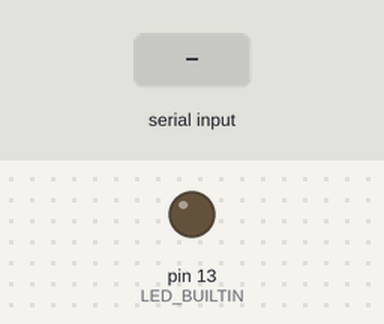
Bench run of a sketch on a simulated Arduino Uno, built with avr-gcc and run on an emulated ATmega328P. On the bench: output pins drawn as LEDs (lit = HIGH). Inputs (shaded band) come from the test bench.

Above: at 2.9 s.
3.0 s: "o" received over Serial
At 3.4 s:
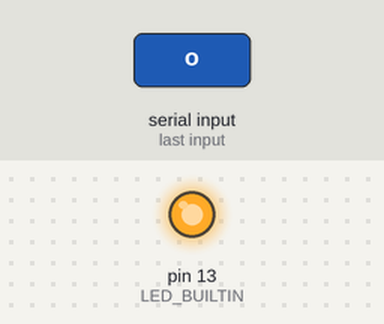
4.5 s: "x" received over Serial
At 5.8 s:
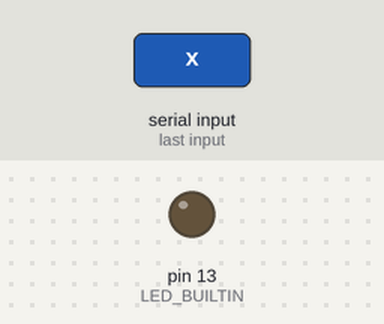
Timing chart, 0 to 7.5 s (numbered marks = the images above; inputs shaded):
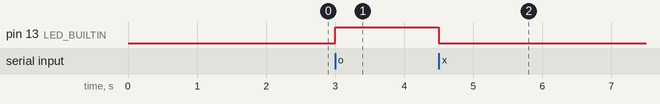

Measured:
- after the input at 3.0 s, pin 13 (LED_BUILTIN): LOW → HIGH at once
- after the input at 4.5 s, pin 13 (LED_BUILTIN): HIGH → LOW at once

The sketch:

sketch.ino
```cpp
#include <IRremote.h>
IRsend irsend;
char userInput;
const int wait = 1000;
void setup()
{
  Serial.begin(9600);
  pinMode(LED_BUILTIN, OUTPUT);
  for (int i=0; i<15; ++i) {
    irsend.sendNEC(0x47DF5AA5, 32);
    delay(50);
  }
}

void loop() {
  if(Serial.available()> 0){

    userInput = Serial.read();               // read user input

      if(userInput == 'o'){
        digitalWrite(LED_BUILTIN, HIGH);
        irsend.sendNEC(0x47DF649B, 32);
      }
      else if(userInput == 'x'){
        digitalWrite(LED_BUILTIN, LOW);
        irsend.sendNEC(0x47DFA45B, 32);
      }
      else if(userInput == 'r'){
        digitalWrite(LED_BUILTIN, LOW);
        irsend.sendNEC(0x47DF38C7, 32);
      }
      else if(userInput == 'g'){
        digitalWrite(LED_BUILTIN, LOW);
        irsend.sendNEC(0x47DF4AB5, 32);
      }
      else if(userInput == 'b'){

        digitalWrite(LED_BUILTIN, LOW);
        irsend.sendNEC(0x47DFCA35, 32);
      }
      else if(userInput == 'w'){

        digitalWrite(LED_BUILTIN, LOW);
        irsend.sendNEC(0x47DF40BF, 32);
      }
      else if(userInput == 'y'){

        digitalWrite(LED_BUILTIN, LOW);
        irsend.sendNEC(0x47DF30CF, 32);
      }
      else if(userInput == 'u'){

        digitalWrite(LED_BUILTIN, LOW);
        irsend.sendNEC(0x47DF807F, 32);
      }
      else if(userInput == 'p'){

        digitalWrite(LED_BUILTIN, LOW);
        irsend.sendNEC(0x47DF00FF, 32);
      }
      else {
        Serial.println("error");
      }


  }

}
```
